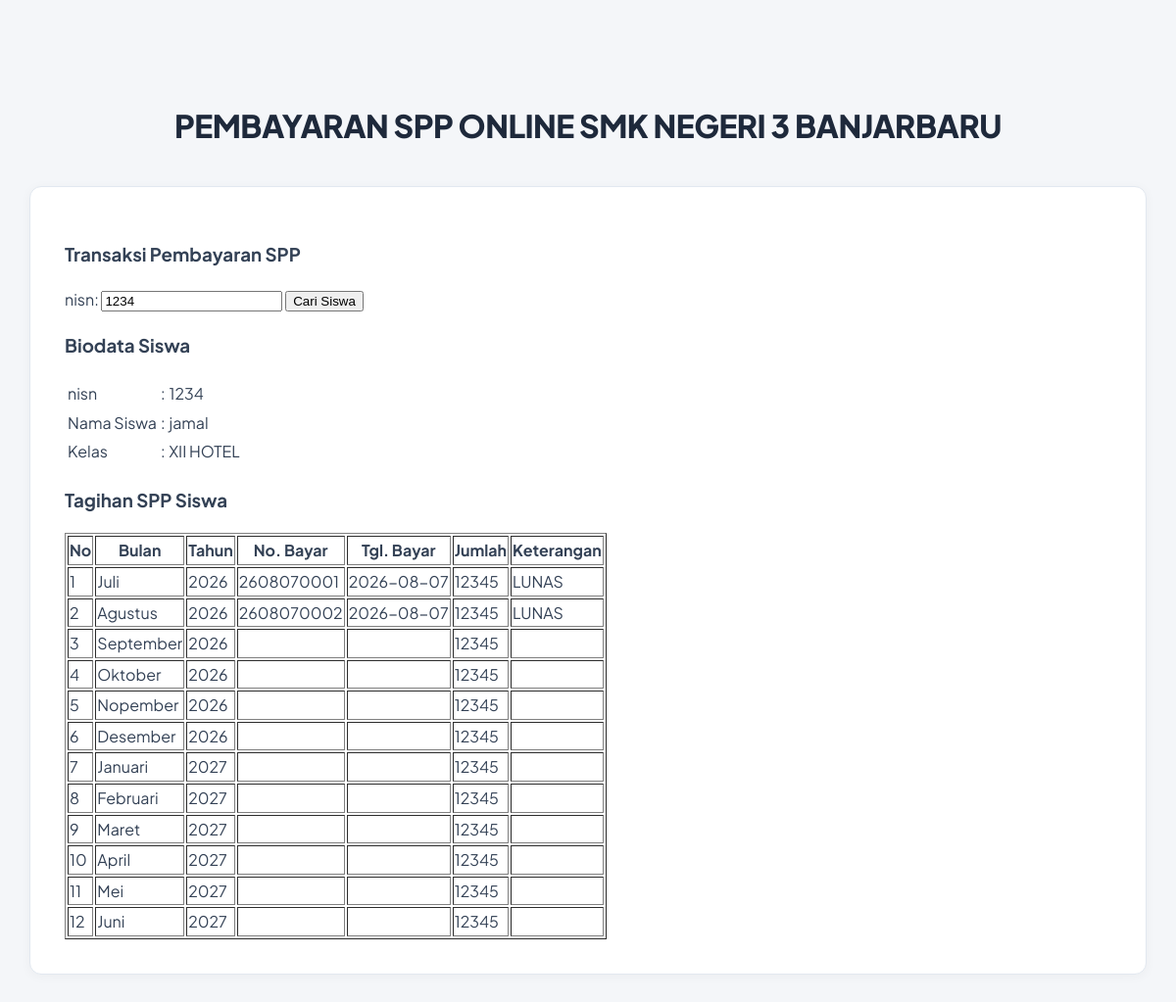
Page /bayar.php?nisn=1234 on the committed database.
### tables this page shows
CREATE TABLE `siswa` (
  `nisn` varchar(10) NOT NULL,
  `nis` varchar(8) NOT NULL,
  `nama` varchar(35) NOT NULL,
  `id_kelas` varchar(11) NOT NULL,
  `alamat` text NOT NULL,
  `no_telp` varchar(15) NOT NULL,
  `id_spp` varchar(5) NOT NULL
);

CREATE TABLE `kelas` (
  `id_kelas` varchar(5) NOT NULL,
  `nama_kelas` varchar(10) NOT NULL,
  `kompetensi_keahlian` varchar(30) NOT NULL
);

CREATE TABLE `pembayaran` (
  `id_pembayaran` int(10) NOT NULL,
  `id_petugas` varchar(5) DEFAULT NULL,
  `nisn` varchar(10) DEFAULT NULL,
  `tgl_pembayaran` date DEFAULT NULL,
  `bulan_tagihan` varchar(12) DEFAULT NULL,
  `tahun_tagihan` int(4) DEFAULT NULL,
  `id_spp` varchar(5) DEFAULT NULL,
  `no_bayar` varchar(11) DEFAULT NULL,
  `keterangan` varchar(10) DEFAULT NULL
);

CREATE TABLE `spp` (
  `id_spp` varchar(30) NOT NULL,
  `tahun` int(4) NOT NULL,
  `nominal` int(10) NOT NULL
);

### bayar.php (the view, shortened to what this page needs)
<!DOCTYPE html>
<html>
<head>
    <link rel="stylesheet" type="text/css" href="src/style.css">
</head>
<body>
    <br/>
    <br/>
<header>
    <h1 class="judul">PEMBAYARAN SPP ONLINE SMK NEGERI 3 BANJARBARU</h1>
</header>
<div class="wrap">
    <div class="blog">
        <div class="conteudo">
            <h3>Transaksi Pembayaran SPP</h3>
            <form method="get" action="">
                nisn: <input type="text" name="nisn" value="<?php echo isset($_GET['nisn']) ? $_GET['nisn'] : ''; ?>" />
                <input type="submit" name="cari" value="Cari Siswa" />
            </form>
            <?php
            include_once "src/koneksi.php";
            if(isset($_GET['nisn']) && $_GET['nisn'] != ''){
                $nisn_input = mysqli_real_escape_string($koneksi, $_GET['nisn']);
                $sqlSiswa = mysqli_query($koneksi, "SELECT * FROM kelas JOIN siswa
                ON kelas.id_kelas = siswa.id_kelas
                JOIN spp ON siswa.id_spp = spp.id_spp WHERE nisn='$nisn_input'");
                $data = mysqli_fetch_array($sqlSiswa);
                if($data) {
            ?>
            <h3>Biodata Siswa</h3>
            <table>
                <tr>
                    <td>nisn</td>
                    <td>:</td>
                    <td><?php echo $data['nisn']; ?></td>
                </tr>
                <tr>
                    <td>Nama Siswa</td>
                    <td>:</td>
                    <td><?php echo $data['nama']; ?></td>
                </tr>
                <tr>
                    <td>Kelas</td>
                    <td>:</td>
                    <td><?php echo $data['nama_kelas']; ?></td>
                </tr>
            </table>
            <h3>Tagihan SPP Siswa</h3>
            <table border="1">
                <tr>
                    <th>No</th>
                    <th>Bulan</th>
                    <th>Tahun</th>
                    <th>No. Bayar</th>
                    <th>Tgl. Bayar</th>
                    <th>Jumlah</th>
                    <th>Keterangan</th>
                </tr>
                <?php
                $sql = mysqli_query($koneksi, "SELECT * FROM pembayaran JOIN spp ON
                pembayaran.id_spp = spp.id_spp WHERE nisn='$data[nisn]'");
                $no = 1;
                while($d = mysqli_fetch_array($sql)){
                    echo "<tr>
                        <td>$no</td>
                        <td>$d[bulan_tagihan]</td>
                        <td>$d[tahun_tagihan]</td>
                        <td>$d[no_bayar]</td>
                        <td>$d[tgl_pembayaran]</td>
                        <td>$d[nominal]</td>
                        <td>$d[keterangan]</td>
                    </tr>";
                    $no++;
                }
                ?>
            </table>
            <?php
                } else {
                    echo "<p style='color:red;'>Data siswa dengan NISN tersebut tidak ditemukan.</p>";
                }
            }
            ?>
        </div>
    </div>
</div>
</body>
</html>

### src/style.css (style rules this page uses)
* { box-sizing: border-box; }
body { background-color: #f4f6f9; margin: 0; font-family: 'Plus Jakarta Sans', -apple-system, BlinkMacSystemFont, sans-serif; color: #334155; line-height: 1.6; }
header { text-align: center; color: #0f172a; padding: 30px 15px 10px; }
header .judul { font-size: 2rem; font-weight: 800; letter-spacing: -0.5px; margin-bottom: 6px; color: #1e293b; }
.wrap { max-width: 1350px; width: 95%; margin: 20px auto 40px; }
.blog { flex: 1; min-width: 0; }
.conteudo { width: 100%; padding: 35px; margin-bottom: 25px; background: #ffffff; border-radius: 12px; border: 1px solid #e2e8f0; box-shadow: 0 2px 12px rgba(0, 0, 0, 0.04); }

### rows in the picture
siswa: nisn "1234", nama "jamal", id_kelas.nama_kelas "XII HOTEL"
pembayaran: bulan_tagihan "Juli", tahun_tagihan "2026", no_bayar "2608070001", tgl_pembayaran "2026-08-07", id_spp.nominal "12345", keterangan "LUNAS"
pembayaran: bulan_tagihan "Agustus", tahun_tagihan "2026", no_bayar "2608070002", tgl_pembayaran "2026-08-07", id_spp.nominal "12345", keterangan "LUNAS"
pembayaran: bulan_tagihan "September", tahun_tagihan "2026", id_spp.nominal "12345"
pembayaran: bulan_tagihan "Oktober", tahun_tagihan "2026", id_spp.nominal "12345"
pembayaran: bulan_tagihan "Nopember", tahun_tagihan "2026", id_spp.nominal "12345"
pembayaran: bulan_tagihan "Desember", tahun_tagihan "2026", id_spp.nominal "12345"
pembayaran: bulan_tagihan "Januari", tahun_tagihan "2027", id_spp.nominal "12345"
pembayaran: bulan_tagihan "Februari", tahun_tagihan "2027", id_spp.nominal "12345"
pembayaran: bulan_tagihan "Maret", tahun_tagihan "2027", id_spp.nominal "12345"
pembayaran: bulan_tagihan "April", tahun_tagihan "2027", id_spp.nominal "12345"
pembayaran: bulan_tagihan "Mei", tahun_tagihan "2027", id_spp.nominal "12345"
pembayaran: bulan_tagihan "Juni", tahun_tagihan "2027", id_spp.nominal "12345"
